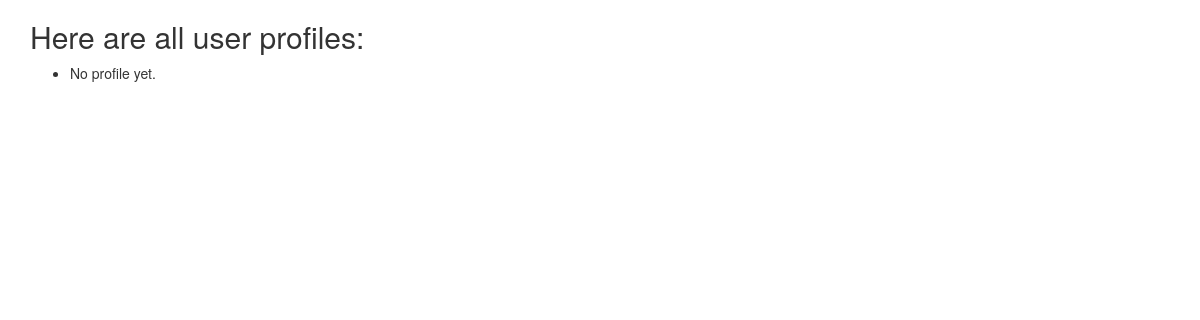
Before: /enterprise with the older database file.
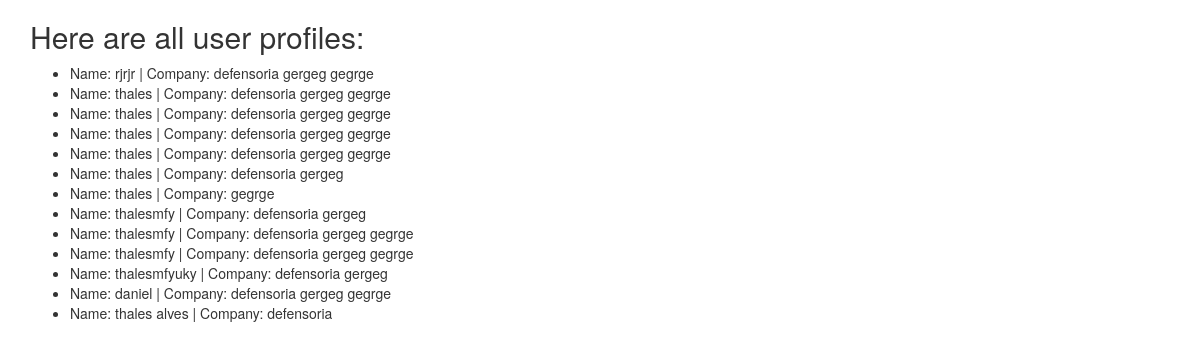
After: the same page with the newer database file.
### enterprise/models.py (models this page shows, shortened)
class Service(models.Model):
    name = models.CharField(max_length=100)
    linked_companies = models.ManyToManyField(Company)

class Company(models.Model):
    name = models.CharField(max_length=100)
    def __str__(self):
        return self.name

### enterprise/views.py (the view)
# urls.py: path('enterprise', ServiceListView.as_view(), name='enterprise-list'),
class ServiceListView(ListView):
    model = Service
    template_name = "enterprise/service_list.html"

### enterprise/templates/enterprise/service_list.html (shortened to what this page needs)
{% extends "base.html" %}
{% block content %}
    <h2>Here are all user profiles: </h2>
    <div>
        <ul>
            {% for service in object_list %}
                <li>Name: {{ service.name }} |
                    Company: {% for area in service.linked_companies.all %} {{area}}{% endfor %}
                </li>
            {% empty %}
                <li>No profile yet.</li>
            {% endfor %}
        </ul>
    </div>
{% endblock %}

### Author/templates/base.html (shortened to what this page needs)
<html lang="en">
<head>
    <link rel="stylesheet" href="//maxcdn.bootstrapcdn.com/bootstrap/3.2.0/css/bootstrap.min.css">
    <link rel="stylesheet" href="//maxcdn.bootstrapcdn.com/bootstrap/3.2.0/css/bootstrap-theme.min.css">
</head>
<body>
<div id="content" class="container">
    <div class="md-col-10">
        {% block content %}{% endblock %}
    </div>
</div>
</body>
</html>

Changed rows visible on the page:
added Service: name "rjrjr"
added Company: name "defensoria"
added Company: name "gergeg"
added Company: name "gegrge"
added Service: name "thales"
added Service: name "thales"
added Service: name "thales"
added Service: name "thales"
added Service: name "thales"
added Service: name "thales"
added Service: name "thalesmfy"
added Service: name "thalesmfy"
added Service: name "thalesmfy"
added Service: name "thalesmfyuky"
added Service: name "daniel"
added Service: name "thales alves"
Other visible differences:
text no longer shown: "No profile yet."
